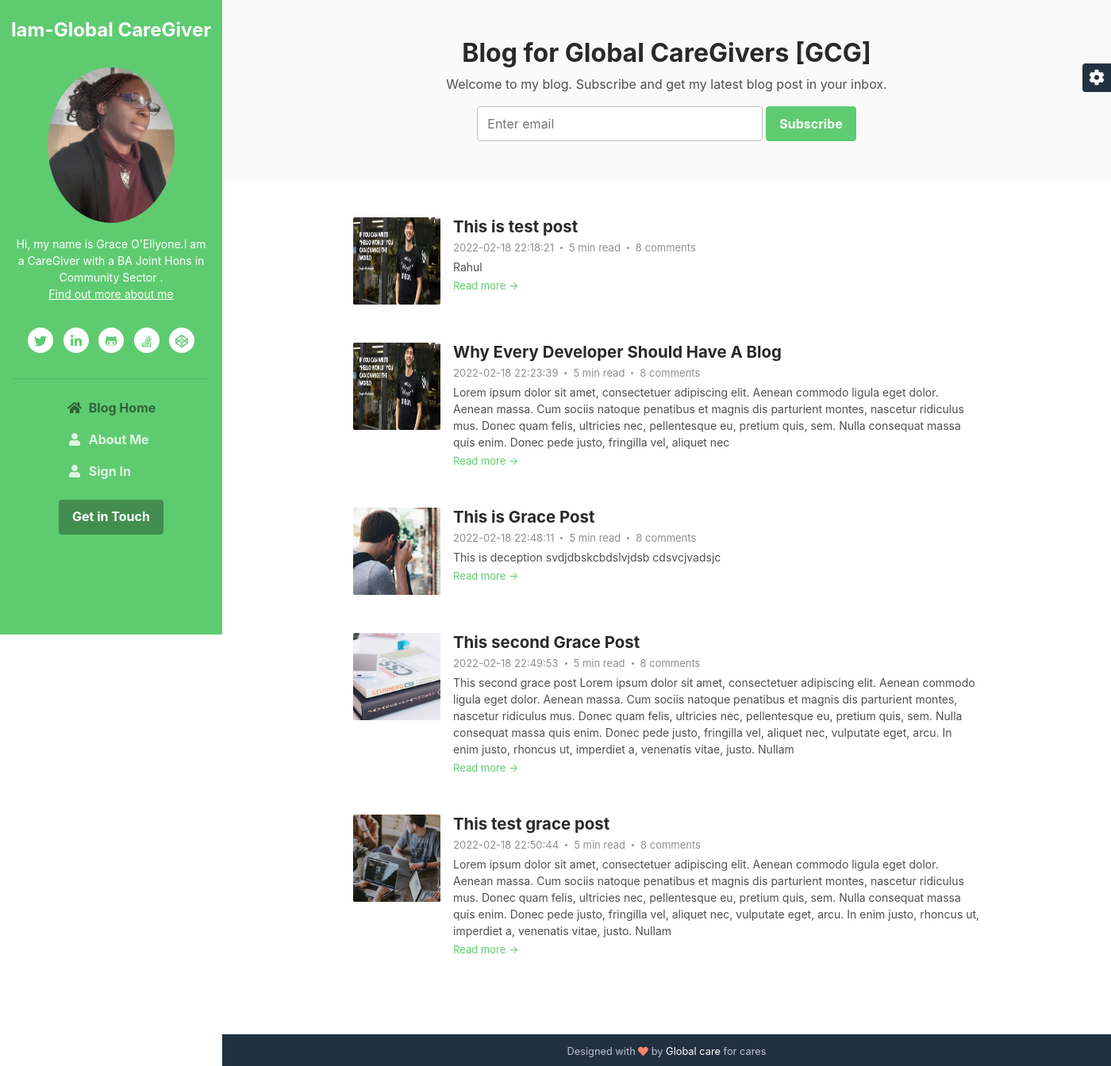
Before: / with the older database file.
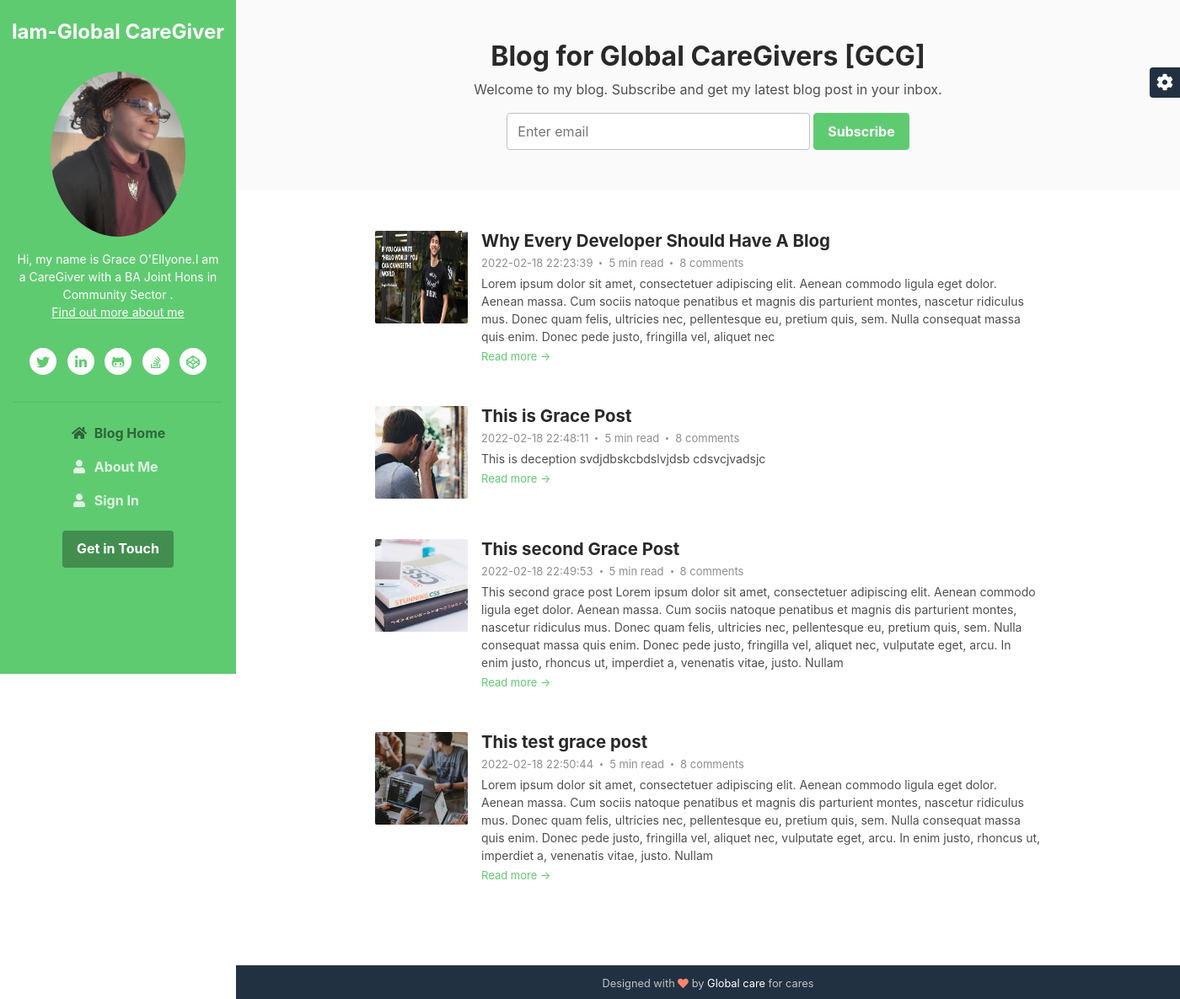
After: the same page with the newer database file.
### tables this page shows
CREATE TABLE posts(
	id INTEGER PRIMARY KEY AUTOINCREMENT,
	created TIMESTAMP NOT NULL DEFAULT CURRENT_TIMESTAMP,
	title TEXT NOT NULL,
	content TEXT NOT NULL
, image_url varchar(300), summary text, comments text, caption text, author text);

### app.py (the view)
@app.route('/')
def index():
    conn = get_db_connection()
    posts = conn.execute('SELECT * FROM posts').fetchall()
    conn.close
    print(session.get('user'))
    return render_template('index.html', posts=posts, user=session.get('user'))

### app.py (called while the page is built)
def get_db_connection():
    conn = sqlite3.connect('database.db')
    conn.row_factory = sqlite3.Row
    return conn

### templates/index.html (shortened to what this page needs)
<!DOCTYPE html>
<html lang="en">
<head>
    <link id="theme-style" rel="stylesheet" href="/static/assets/css/theme-1.css">
</head>
<body>
    <header class="header text-center">
	    <h1 class="blog-name pt-lg-4 mb-0"><a href="index.html">Iam-Global CareGiver</a></h1>
	    <nav class="navbar navbar-expand-lg navbar-dark" >
			<div id="navigation" class="collapse navbar-collapse flex-column" >
				<div class="profile-section pt-3 pt-lg-0">
				    <img class="profile-image mb-3 rounded-circle mx-auto" src="/static/images/profile.jpg" alt="image" >
					<div class="bio mb-3">Hi, my name is Grace O'Ellyone.I am a CareGiver with a BA Joint Hons in Community Sector .<br><a href="{{ url_for('about') }}">Find out more about me</a></div>
					<ul class="social-list list-inline py-3 mx-auto">
			            <li class="list-inline-item"><a href="#"><i class="fab fa-twitter fa-fw"></i></a></li>
			            <li class="list-inline-item"><a href="#"><i class="fab fa-linkedin-in fa-fw"></i></a></li>
			            <li class="list-inline-item"><a href="#"><i class="fab fa-github-alt fa-fw"></i></a></li>
			            <li class="list-inline-item"><a href="#"><i class="fab fa-stack-overflow fa-fw"></i></a></li>
			            <li class="list-inline-item"><a href="#"><i class="fab fa-codepen fa-fw"></i></a></li>
			        </ul>
			        <hr>
				</div>
				<ul class="navbar-nav flex-column text-left">
					<li class="nav-item active">
					    <a class="nav-link" href="{{ url_for('index') }}"><i class="fas fa-home fa-fw mr-2"></i>Blog Home <span class="sr-only">(current)</span></a>
					</li>
					<li class="nav-item">
					    <a class="nav-link" href="{{ url_for('about') }}"><i class="fas fa-user fa-fw mr-2"></i>About Me</a>
					</li>
                    {% if user %}
                        <li class="nav-item">
					        <a class="nav-link" href="{{ url_for('create') }}"><i class="fas fa-user fa-fw mr-2"></i>Add Post</a>
					    </li>
                         <li class="nav-item">
					        <a class="nav-link" href="{{ url_for('logout') }}"><i class="fas fa-user fa-fw mr-2"></i>Log out</a>
                         </li>
                     {% else %}
                        <li class="nav-item">
					        <a class="nav-link" href="{{ url_for('signIn') }}"><i class="fas fa-user fa-fw mr-2"></i>Sign In</a>
					    </li>
                    {% endif %}
				</ul>
				<div class="my-2 my-md-3">
				    <a class="btn btn-primary" href="https://themes.3rdwavemedia.com/" target="_blank">Get in Touch</a>
				</div>
			</div>
		</nav>
    </header>
    <div class="main-wrapper">
	    <section class="cta-section theme-bg-light py-5">
		    <div class="container text-center">
			    <h2 class="heading">Blog for Global CareGivers [GCG]</h2>
			    <div class="intro">Welcome to my blog. Subscribe and get my latest blog post in your inbox.</div>
			    <form class="signup-form form-inline justify-content-center pt-3">
                    <div class="form-group">
                        <input type="email" id="semail" name="semail1" class="form-control mr-md-1 semail" placeholder="Enter email">
                    </div>
                    <button type="submit" class="btn btn-primary">Subscribe</button>
                </form>
		    </div>
	    </section>
	    <section class="blog-list px-3 py-5 p-md-5">
            <div class="container">
                {% for post in posts %}
                    <div class="item mb-5">
                        <div class="media">
                            <img class="mr-3 img-fluid post-thumb d-none d-md-flex" src="/static/uploads/{{ post['image_url']}}" alt="image">
                            <div class="media-body">
                                <h3 class="title mb-1"><a href="{{ url_for('post', post_id=post['id'])}}">{{ post['title']}}</a></h3>
                                <div class="meta mb-1"><span class="date">{{ post['created']}}</span><span class="time">5 min read</span><span class="comment"><a href="#">8 comments</a></span></div>
                                <div class="intro">{{ post['caption']}}</div>
                                <a class="more-link" href="{{ url_for('post', post_id=post['id'])}}">Read more &rarr;</a>
                            </div>
                        </div>
			        </div>
                {% endfor %}
		    </div>
	    </section>
	    <footer class="footer text-center py-2 theme-bg-dark">
                <small class="copyright">Designed with <i class="fas fa-heart" style="color: #fb866a;"></i> by <a href="{{ url_for('index') }}" target="_blank">Global care</a> for cares</small>
	    </footer>
    </div>
    <div id="config-panel" class="config-panel d-none d-lg-block">
        <div class="panel-inner">
            <a id="config-trigger" class="config-trigger config-panel-hide text-center" href="#"><i class="fas fa-cog fa-spin mx-auto" data-fa-transform="down-6" ></i></a>
        </div>
    </div>
</body>
</html>

Changed rows visible on the page:
removed posts: image_url (picture), title "This is test post", created "2022-02-18 22:18:21", caption "Rahul"
